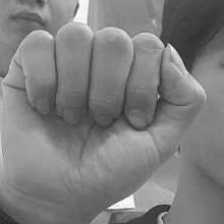
#> input picture data/A/182.jpg, 224 x 224 px; its folder holds only this picture in this run
$ python Clean_data.py
#> lines starting #> are read from the running program, lines starting #| are printed output that depends on the picture

import cv2
import numpy as np
import os
import random

# =========================
# AUGMENT 1 ẢNH (KHÔNG FLIP)
# =========================
def augment_image(image):
    # Get image dimensions
    height, width, channels = image.shape

    # 1. SHEAR NHẸ
    shearFactor = random.uniform(-0.15, 0.15)
    shearMatrix = np.array([
        [1, shearFactor, 0],
        [0, 1, 0]
    ], dtype=np.float32)

    augmentedImg = cv2.warpAffine(
        image, shearMatrix, (width, height),
        borderMode=cv2.BORDER_REFLECT
    )

    # 2. SHIFT NHẸ
    maxShift = 0.1
    translateX = random.uniform(-maxShift, maxShift) * width
    translateY = random.uniform(-maxShift, maxShift) * height

    shiftMatrix = np.float32([
        [1, 0, translateX],
        [0, 1, translateY]
    ])

    augmentedImg = cv2.warpAffine(
        augmentedImg, shiftMatrix, (width, height),
        borderMode=cv2.BORDER_REFLECT
    )

    # 3. BRIGHTNESS + CONTRAST
    brightnessOffset = random.randint(-40, 40)
    contrastFactor = random.uniform(0.8, 1.2)

    augmentedImg = cv2.convertScaleAbs(
        augmentedImg,
        alpha=contrastFactor,
        beta=brightnessOffset
    )

    # 4. RANDOM GRAYSCALE (50%)
    if random.random() < 0.5:
        grayImg = cv2.cvtColor(augmentedImg, cv2.COLOR_BGR2GRAY)
        augmentedImg = cv2.cvtColor(grayImg, cv2.COLOR_GRAY2BGR)

    return augmentedImg

def augment_multilabel_dataset(
    inputRoot,
    outputRoot,
    numAugmentations=3
):
    # Loop through each label directory
#> called with inputRoot = 'data', outputRoot = 'data_clean', numAugmentations = 5
    for labelName in os.listdir(inputRoot):
        labelInputPath = os.path.join(inputRoot, labelName)

        if not os.path.isdir(labelInputPath):
            continue

        labelOutputPath = os.path.join(outputRoot, labelName)
        os.makedirs(labelOutputPath, exist_ok=True)

        # Process each image file in the label directory
        for fileName in os.listdir(labelInputPath):
            if not fileName.lower().endswith((".jpg", ".png")):
                continue

            imgPath = os.path.join(labelInputPath, fileName)
            image = cv2.imread(imgPath)
#> image is the input picture: shape (224, 224, 3); min 37, max 255, mean 125.6

            if image is None:
                print(f"❌ Không đọc được: {imgPath}")
                continue

            # Lưu ảnh gốc
            cv2.imwrite(
                os.path.join(labelOutputPath, fileName),
                image
            )

            baseName, extension = os.path.splitext(fileName)

            # Sinh ảnh augment
            for i in range(numAugmentations):
                augImg = augment_image(image)
                newFileName = f"{baseName}_aug_{i}{extension}"
                cv2.imwrite(
                    os.path.join(labelOutputPath, newFileName),
                    augImg
                )
#> this loop made 5 passes
#> pass 1, in augment_image, `augmentedImg = cv2.warpAffine( image, shearMatrix, (width, height), bo..`:
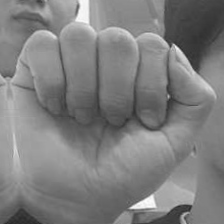
#> augmentedImg: shape (224, 224, 3); min 41, max 254, mean 126.7
#> pass 1, in augment_image, `augmentedImg = cv2.warpAffine( augmentedImg, shiftMatrix, (width, heig..`:
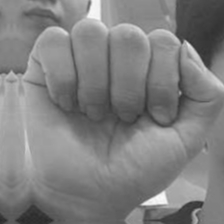
#> augmentedImg: shape (224, 224, 3); min 41, max 251, mean 127.5
#> pass 1, in augment_image, `augmentedImg = cv2.convertScaleAbs( augmentedImg, alpha=contrastFactor..`:
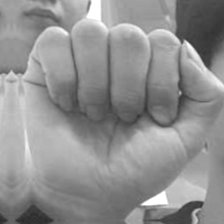
#> augmentedImg: shape (224, 224, 3); min 42, max 255, mean 144

        print(f"✅ Label {labelName} xong")
#> pass 2 of the loop in augment_multilabel_dataset, `for labelName in os.listdir(inputRoot):`:
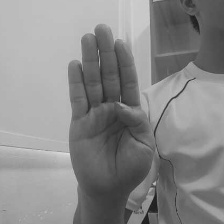
#> input picture data/B/B_028.jpg, 224 x 224 px
#> in augment_multilabel_dataset, image is the input picture: shape (224, 224, 3); min 27, max 223, mean 136.7
#> the loop in augment_multilabel_dataset, `for i in range(numAugmentations):` made 5 passes
#> newFileName on passes 1 to 5: 'B_028_aug_0.jpg', 'B_028_aug_1.jpg', 'B_028_aug_2.jpg', 'B_028_aug_3.jpg', 'B_028_aug_4.jpg'
#> pass 1, in augment_image (call 6), `augmentedImg = cv2.warpAffine( augmentedImg, shiftMatrix, (width, heig..`:
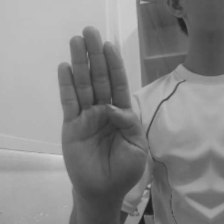
#> augmentedImg: shape (224, 224, 3); min 32, max 217, mean 134.8
#> pass 1, in augment_image (call 6), `augmentedImg = cv2.convertScaleAbs( augmentedImg, alpha=contrastFactor..`:
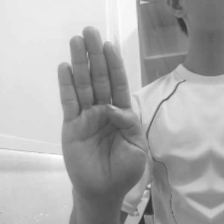
#> augmentedImg: shape (224, 224, 3); min 53, max 255, mean 170.5


# =========================
# MAIN
# =========================
if __name__ == "__main__":
    # Define input and output directories
    inputRoot = "data"
    outputRoot = "data_clean"

    # Call the augmentation function
    augment_multilabel_dataset(
        inputRoot=inputRoot,
        outputRoot=outputRoot,
        numAugmentations=5
    )

    print("🎉 Augmentation toàn bộ dataset hoàn tất!")
